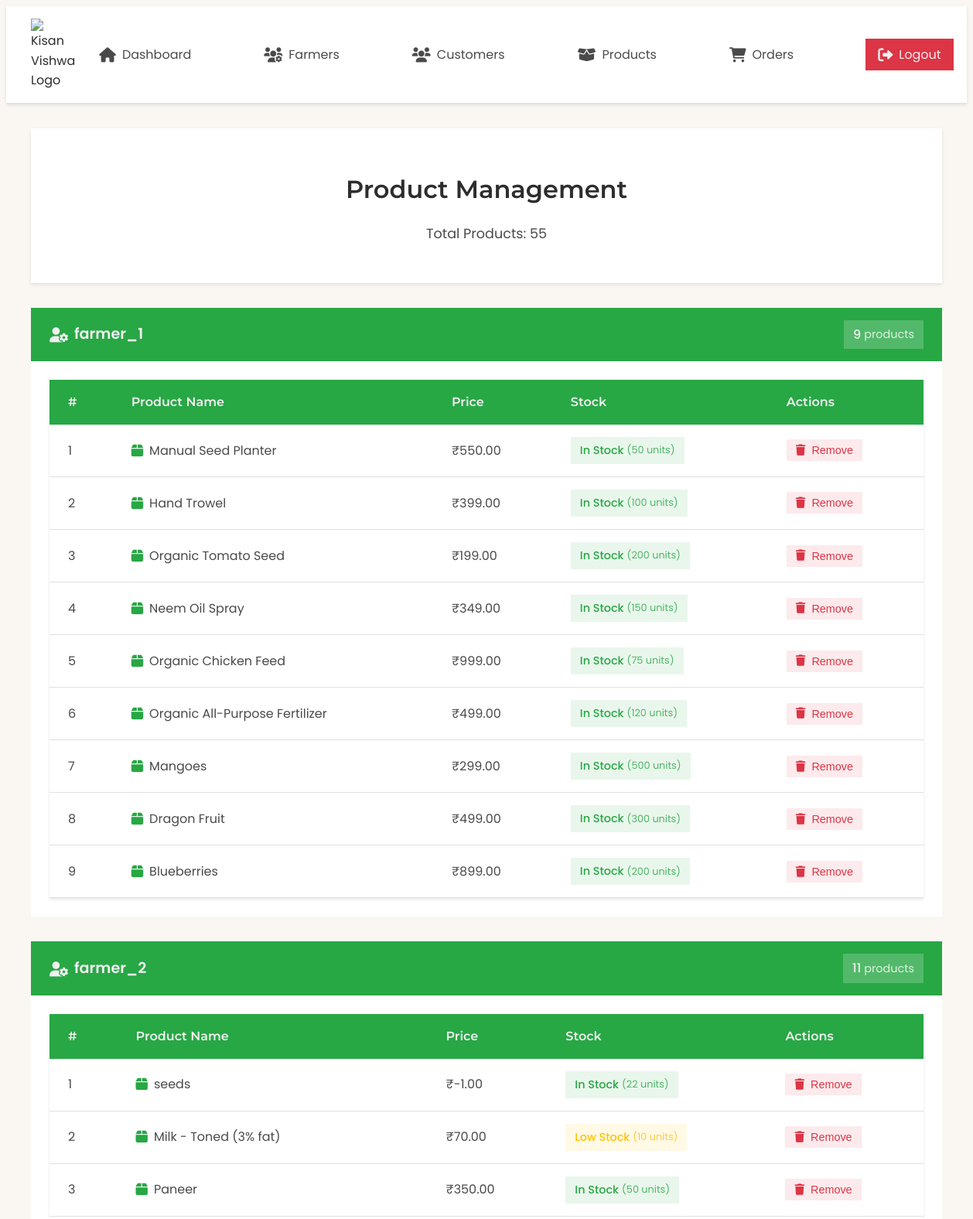
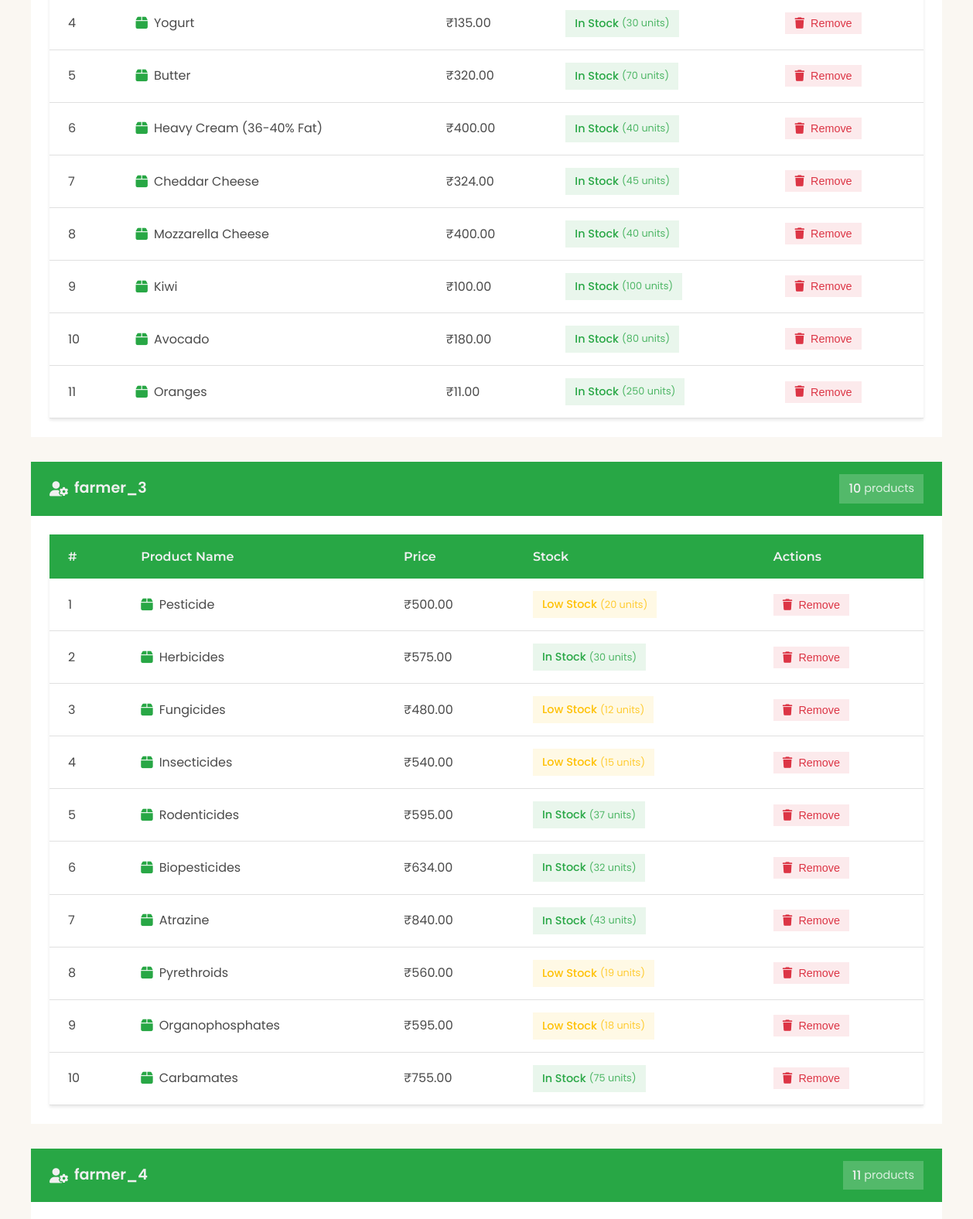
Screenshot of /custom-admin/product_list/ (signed in, upper part) with the database file from the repository (2 pictures, top to bottom).
### auth_app/models.py (models this page shows, shortened)
class FarmerProfile(models.Model):
    user = models.OneToOneField(User, on_delete=models.CASCADE)
    role = models.CharField(max_length=10, default='farmer')

### product_app/models.py (models this page shows, shortened)
class Product(models.Model):
    CATEGORY_CHOICES = [
        ('vegetables', 'Vegetables'),
        ('fruits', 'Fruits'),
        ('grains', 'Grains'),
        ('dairy', 'Dairy'),
        ('tools', 'Tools & Equipment'),
        ('seeds', 'Seeds & Saplings'),
        ('pesticides', 'Pesticides & Fertilizers'),
        ('organic', 'Organic Products'),
        ('livestock', 'Livestock & Feed'),
        ('other', 'Other')
    ]
    name = models.CharField(max_length=200)
    category = models.CharField(max_length=100, choices=CATEGORY_CHOICES, default='other')
    price = models.DecimalField(max_digits=10, decimal_places=2)
    quantity = models.IntegerField()
    description = models.TextField()
    image = models.ImageField(
        upload_to='products/',
        null=True,
        blank=True
    )
    farmer = models.ForeignKey(User, on_delete=models.CASCADE)
    created_at = models.DateTimeField(auto_now_add=True)
    updated_at = models.DateTimeField(auto_now=True)
    is_featured = models.BooleanField(default=False)
    is_deleted = models.BooleanField(default=False)
    @property
    def stock_status(self):
        if self.quantity > 20:
            return "In Stock"
        elif 1 <= self.quantity <= 20:
            return "Low Stock"
        else:
            return "Out of Stock"
    @property
    def stock_status_color(self):
        if self.quantity > 20:
            return "success"  # Green
        elif 1 <= self.quantity <= 20:
            return "warning"  # Orange
        else:
            return "danger"   # Red

### admin_app/views.py (the view, shortened to what this page needs)
# urls.py: path('product_list/', product_list, name='admin_product_list'),  # Products list view
@login_required
@user_passes_test(admin_check)
def product_list(request):
    farmers = FarmerProfile.objects.all()
    farmer_products = {}
    for farmer in farmers:
        products = Product.objects.filter(farmer=farmer.user)
        if products.exists():
            farmer_products[farmer] = products
    context = {
        'farmer_products': farmer_products,
        'total_products': Product.objects.count(),
    }
    return render(request, 'admin_app/product_list.html', context)

### admin_app/views.py (called while the page is built)
def admin_check(user):
    return user.is_superuser

### customer_app/context_processors.py (called while the page is built, shortened)
def wishlist_and_cart_counts(request):
    if request.user.is_authenticated:
        cart_items = CartItem.objects.filter(user=request.user).select_related('product')
        wishlist_items = Wishlist.objects.filter(user=request.user)
        return {
            'cart_items_count': cart_items.count(),
            'cart_total': sum(item.total_price for item in cart_items),
            'wishlist_count': wishlist_items.count(),
            'wishlist_product_ids': set(item.product_id for item in wishlist_items)
        }

def wishlist_status(request):
    if request.user.is_authenticated:
        wishlist_items = Wishlist.objects.filter(user=request.user).select_related('product')
        return {
            'wishlist_product_ids': set(item.product.id for item in wishlist_items),
            'wishlist_products': [item.product for item in wishlist_items]
        }
    return {
        'wishlist_product_ids': set(),
        'wishlist_products': []
    }

def product_categories(request):
    CATEGORY_ICONS = {
        'vegetables': 'fa-carrot',
        'fruits': 'fa-apple-alt',
        'grains': 'fa-wheat',
        'dairy': 'fa-cheese',
        'tools': 'fa-tools',
        'seeds': 'fa-seedling',
        'pesticides': 'fa-spray-can',
        'organic': 'fa-leaf',
        'livestock': 'fa-cow',
        'other': 'fa-box'
    }
    return {
        'PRODUCT_CATEGORIES': Product.CATEGORY_CHOICES,
        'CATEGORY_ICONS': CATEGORY_ICONS
    }

### admin_app/templates/admin_app/product_list.html (shortened to what this page needs)
{% load static %}
<!DOCTYPE html>
<html lang="en">
<head>
    <link rel="stylesheet" href="https://cdnjs.cloudflare.com/ajax/libs/font-awesome/6.0.0/css/all.min.css">
    <link rel="stylesheet" href="{% static 'css/admin.css' %}">
</head>
<body>
    {% include 'NavBar/AdminNavBar.html' %}
    <div class="container">
        <div class="dashboard-header">
            <h1>Product Management</h1>
            <p class="subtitle">Total Products: {{ total_products }}</p>
        </div>
        {% for farmer, products in farmer_products.items %}
        <div class="farmer-section">
            <div class="farmer-header">
                <div class="farmer-info">
                    <i class="fas fa-user-cog"></i>
                    <h2>{{ farmer.user.username }}</h2>
                </div>
                <span class="product-count">
                    {{ products.count }}
                    <span class="product-label">products</span>
                </span>
            </div>
            <div class="table-container">
                <table class="styled-table">
                    <thead>
                        <tr>
                            <th>#</th>
                            <th>Product Name</th>
                            <th>Price</th>
                            <th>Stock</th>
                            <th>Actions</th>
                        </tr>
                    </thead>
                    <tbody>
                        {% for product in products %}
                        <tr>
                            <td>{{ forloop.counter }}</td>
                            <td>
                                <div class="product-info">
                                    <i class="fas fa-box"></i>
                                    <span>{{ product.name }}</span>
                                </div>
                            </td>
                            <td>₹{{ product.price }}</td>
                            <td>
                                <span class="stock-badge stock-{{ product.stock_status_color }}">
                                    {{ product.stock_status }}
                                    <span class="stock-detail">({{ product.quantity }} units)</span>
                                </span>
                            </td>
                            <td>
                                <div class="action-buttons">
                                    <button class="btn-delete"
                                            onclick="confirmDelete('{{ product.id }}', '{{ product.name|escapejs }}')">
                                        <i class="fas fa-trash"></i>
                                        <span>Remove</span>
                                    </button>
                                </div>
                            </td>
                        </tr>
                        {% endfor %}
                    </tbody>
                </table>
            </div>
        </div>
        {% endfor %}
    </div>
</body>
</html>

### rows the page displays
Product: name "Manual Seed Planter", price "550.00", stock_status "In Stock", quantity "50"
Product: name "Hand Trowel", price "399.00", stock_status "In Stock", quantity "100"
Product: name "Organic Tomato Seed", price "199.00", stock_status "In Stock", quantity "200"
Product: name "Neem Oil Spray", price "349.00", stock_status "In Stock", quantity "150"
Product: name "Organic Chicken Feed", price "999.00", stock_status "In Stock", quantity "75"
Product: name "Organic All-Purpose Fertilizer", price "499.00", stock_status "In Stock", quantity "120"
Product: name "Mangoes", price "299.00", stock_status "In Stock", quantity "500"
Product: name "Dragon Fruit", price "499.00", stock_status "In Stock", quantity "300"
Product: name "Blueberries", price "899.00", stock_status "In Stock", quantity "200"
Product: name "seeds", price "-1.00", stock_status "In Stock", quantity "22"
Product: name "Milk - Toned (3% fat)", price "70.00", stock_status "Low Stock", quantity "10"
Product: name "Paneer", price "350.00", stock_status "In Stock", quantity "50"
Product: name "Yogurt", price "135.00", stock_status "In Stock", quantity "30"
Product: name "Butter", price "320.00", stock_status "In Stock", quantity "70"
Product: name "Heavy Cream (36-40% Fat)", price "400.00", stock_status "In Stock", quantity "40"
Product: name "Cheddar Cheese", price "324.00", stock_status "In Stock", quantity "45"
Product: name "Mozzarella Cheese", price "400.00", stock_status "In Stock", quantity "40"
Product: name "Kiwi", price "100.00", stock_status "In Stock", quantity "100"
Product: name "Avocado", price "180.00", stock_status "In Stock", quantity "80"
Product: name "Oranges", price "11.00", stock_status "In Stock", quantity "250"
Product: name "Pesticide", price "500.00", stock_status "Low Stock", quantity "20"
Product: name "Herbicides", price "575.00", stock_status "In Stock", quantity "30"
Product: name "Fungicides", price "480.00", stock_status "Low Stock", quantity "12"
Product: name "Insecticides", price "540.00", stock_status "Low Stock", quantity "15"
Product: name "Rodenticides", price "595.00", stock_status "In Stock", quantity "37"
Product: name "Biopesticides", price "634.00", stock_status "In Stock", quantity "32"
Product: name "Atrazine", price "840.00", stock_status "In Stock", quantity "43"
Product: name "Pyrethroids", price "560.00", stock_status "Low Stock", quantity "19"
Product: name "Organophosphates", price "595.00", stock_status "Low Stock", quantity "18"
Product: name "Carbamates", price "755.00", stock_status "In Stock", quantity "75"

### other values shown
{{ total_products }} "55"
{{ farmer.user.username }} "farmer_1"
{{ products.count }} "9"
{{ farmer.user.username }} "farmer_2"
{{ products.count }} "11"
{{ farmer.user.username }} "farmer_3"
{{ products.count }} "10"
{{ farmer.user.username }} "farmer_4"
